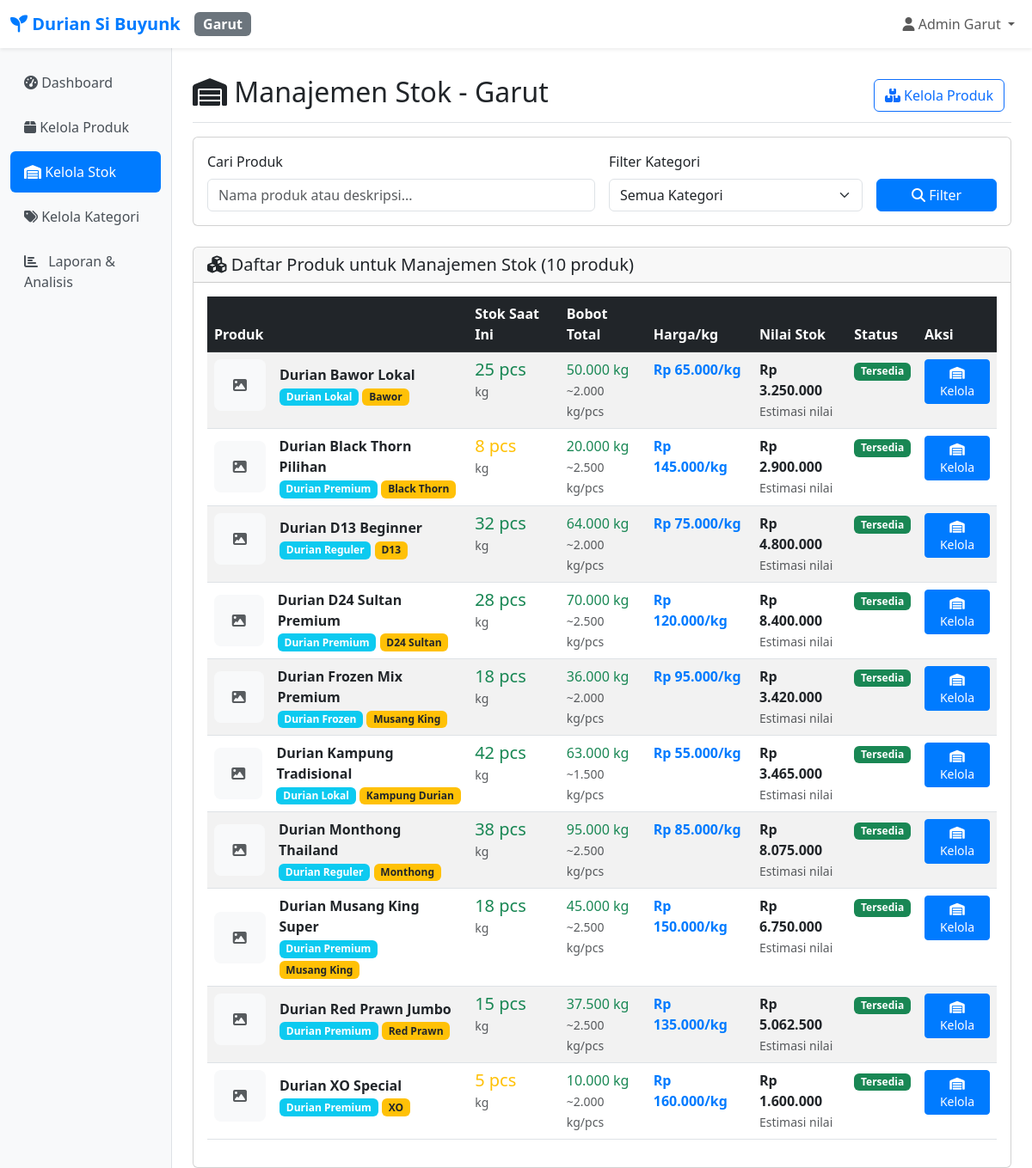
/cabang/garut/manajemen-stok/index.php (signed in), run on the app's committed database.
### tables this page shows
CREATE TABLE `users` (
  `id` int(11) NOT NULL,
  `username` varchar(50) NOT NULL,
  `password` varchar(255) NOT NULL,
  `nama_lengkap` varchar(100) NOT NULL,
  `cabang_id` int(11) NOT NULL,
  `role` enum('admin') DEFAULT 'admin',
  `created_at` timestamp NOT NULL DEFAULT current_timestamp(),
  `updated_at` timestamp NOT NULL DEFAULT current_timestamp() ON UPDATE current_timestamp()
);

CREATE TABLE `cabang` (
  `id` int(11) NOT NULL,
  `nama_cabang` varchar(50) NOT NULL,
  `kode_cabang` varchar(10) NOT NULL,
  `alamat` text DEFAULT NULL,
  `telepon` varchar(20) DEFAULT NULL,
  `created_at` timestamp NOT NULL DEFAULT current_timestamp()
);

CREATE TABLE `produk` (
  `id` int(11) NOT NULL,
  `nama_produk` varchar(200) NOT NULL,
  `kategori_id` int(11) DEFAULT NULL,
  `jenis_durian_id` int(11) DEFAULT NULL,
  `harga` decimal(12,2) NOT NULL,
  `harga_per_kg` decimal(12,2) DEFAULT 0.00 COMMENT 'Harga per kilogram',
  `stok_tasik` int(11) DEFAULT 0,
  `stok_garut` int(11) DEFAULT 0,
  `total_kg_tasik` decimal(10,3) DEFAULT 0.000 COMMENT 'Total berat stok Tasik dalam kg',
  `total_kg_garut` decimal(10,3) DEFAULT 0.000 COMMENT 'Total berat stok Garut dalam kg',
  `total_pcs_tasik` int(11) DEFAULT 0 COMMENT 'Total pieces Tasik',
  `total_pcs_garut` int(11) DEFAULT 0 COMMENT 'Total pieces Garut',
  `satuan` varchar(20) DEFAULT 'pcs',
  `deskripsi` text DEFAULT NULL,
  `gambar` varchar(255) DEFAULT NULL,
  `status` enum('aktif','nonaktif') DEFAULT 'aktif',
  `created_at` timestamp NOT NULL DEFAULT current_timestamp(),
  `updated_at` timestamp NOT NULL DEFAULT current_timestamp() ON UPDATE current_timestamp()
);

CREATE TABLE `kategori` (
  `id` int(11) NOT NULL,
  `nama_kategori` varchar(100) NOT NULL,
  `deskripsi` text DEFAULT NULL,
  `created_at` timestamp NOT NULL DEFAULT current_timestamp()
);

CREATE TABLE `jenis_durian` (
  `id` int(11) NOT NULL,
  `nama_jenis` varchar(100) NOT NULL,
  `deskripsi` text DEFAULT NULL,
  `created_at` timestamp NOT NULL DEFAULT current_timestamp()
);

### includes/auth.php (called while the page is built, shortened)
<?php
require_once __DIR__ . '/../config/config.php';
function getCurrentUser() {
    try {
        $pdo = getConnection();
        $stmt = $pdo->prepare("SELECT u.*, c.nama_cabang, c.kode_cabang
                              FROM users u
                              JOIN cabang c ON u.cabang_id = c.id
                              WHERE u.id = ?");
        $stmt->execute([$_SESSION['user_id']]);
        return $stmt->fetch();
    } catch (Exception $e) {
        return null;
    }
}
?>

### includes/functions.php (called while the page is built, shortened)
<?php
require_once __DIR__ . '/../config/config.php';
function getProducts($cabang_id = null, $kategori_id = null, $search = null) {
    try {
        $pdo = getConnection();
        $sql = "SELECT p.*, k.nama_kategori, jd.nama_jenis,
                CASE
                    WHEN ? = 1 THEN p.stok_tasik
                    WHEN ? = 2 THEN p.stok_garut
                    ELSE (p.stok_tasik + p.stok_garut)
                END as stok
                FROM produk p
                LEFT JOIN kategori k ON p.kategori_id = k.id
                LEFT JOIN jenis_durian jd ON p.jenis_durian_id = jd.id
                WHERE p.status = 'aktif'";
        $params = [$cabang_id, $cabang_id];
        $sql .= " ORDER BY p.nama_produk";
        $stmt = $pdo->prepare($sql);
        $stmt->execute($params);
        return $stmt->fetchAll();
    } catch (Exception $e) {
        return [];
    }
}
?>

### config/config.php (called while the page is built, shortened)
<?php
function formatRupiah($amount) {
    return 'Rp ' . number_format($amount, 0, ',', '.');
}
?>

### cabang/garut/manajemen-stok/index.php (the view, shortened to what this page needs)
<?php
require_once __DIR__ . '/../../../includes/auth.php';
require_once __DIR__ . '/../../../includes/functions.php';
$kategori_id = isset($_GET['kategori']) ? (int)$_GET['kategori'] : null;
$search = isset($_GET['search']) ? sanitize($_GET['search']) : null;
$products = getProducts(CABANG_GARUT, $kategori_id, $search);
include __DIR__ . '/../../../includes/header.php';
?>
<div class="d-flex justify-content-between flex-wrap flex-md-nowrap align-items-center pt-3 pb-2 mb-3 border-bottom">
    <h1 class="h2"><i class="fas fa-warehouse"></i> Manajemen Stok - Garut</h1>
    <div class="btn-toolbar mb-2 mb-md-0">
        <div class="btn-group me-2">
            <a href="../produk/" class="btn btn-outline-primary">
                <i class="fas fa-boxes"></i> Kelola Produk
            </a>
        </div>
    </div>
</div>
<div class="card mb-4">
    <div class="card-body">
        <form method="GET" class="row g-3">
            <div class="col-md-6">
                <label for="search" class="form-label">Cari Produk</label>
                <input type="text" class="form-control" id="search" name="search"
                       placeholder="Nama produk atau deskripsi..."
                       value="<?= htmlspecialchars($search ?? '') ?>">
            </div>
            <div class="col-md-4">
                <label for="kategori" class="form-label">Filter Kategori</label>
                <select class="form-select" id="kategori" name="kategori">
                    <option value="">Semua Kategori</option>
                </select>
            </div>
            <div class="col-md-2">
                <label class="form-label">&nbsp;</label>
                <div class="d-grid">
                    <button type="submit" class="btn btn-primary">
                        <i class="fas fa-search"></i> Filter
                    </button>
                </div>
            </div>
        </form>
    </div>
</div>
<div class="card">
    <div class="card-header">
        <h5 class="mb-0">
            <i class="fas fa-cubes"></i> Daftar Produk untuk Manajemen Stok (<?= count($products) ?> produk)
        </h5>
    </div>
    <div class="card-body">
        <?php if (empty($products)): ?>
            <div class="text-center py-5">
                <i class="fas fa-box-open" style="font-size: 4rem; color: #6c757d;"></i>
                <h4 class="mt-3 text-muted">Tidak ada produk ditemukan</h4>
                <p class="text-muted">Belum ada produk atau coba ubah filter pencarian</p>
                <a href="../produk/tambah.php" class="btn btn-success">
                    <i class="fas fa-plus"></i> Tambah Produk Pertama
                </a>
            </div>
        <?php else: ?>
            <div class="table-responsive">
                <table class="table table-striped table-hover">
                    <thead class="table-dark">
                        <tr>
                            <th>Produk</th>
                            <th>Stok Saat Ini</th>
                            <th>Bobot Total</th>
                            <th>Harga/kg</th>
                            <th>Nilai Stok</th>
                            <th>Status</th>
                            <th>Aksi</th>
                        </tr>
                    </thead>
                    <tbody>
                        <?php foreach ($products as $product): ?>
                            <tr>
                                <td>
                                    <div class="d-flex align-items-center">
                                        <?php if ($product['gambar'] && file_exists("../../../public/assets/images/products/" . $product['gambar'])): ?>
                                            <img src="../../../public/assets/images/products/<?= $product['gambar'] ?>"
                                                 class="img-thumbnail me-3" style="width: 60px; height: 60px; object-fit: cover;">
                                        <?php else: ?>
                                            <div class="bg-light d-flex align-items-center justify-content-center me-3"
                                                 style="width: 60px; height: 60px; border-radius: 8px;">
                                                <i class="fas fa-image text-muted"></i>
                                            </div>
                                        <?php endif; ?>
                                        <div>
                                            <strong><?= htmlspecialchars($product['nama_produk']) ?></strong>
                                            <?php if ($product['nama_kategori']): ?>
                                                <br><span class="badge bg-info"><?= htmlspecialchars($product['nama_kategori']) ?></span>
                                            <?php endif; ?>
                                            <?php if ($product['nama_jenis']): ?>
                                                <span class="badge bg-warning text-dark"><?= htmlspecialchars($product['nama_jenis']) ?></span>
                                            <?php endif; ?>
                                        </div>
                                    </div>
                                </td>
                                <td>
                                    <span class="h5 <?= $product['stok'] < 5 ? 'text-danger' : ($product['stok'] < 10 ? 'text-warning' : 'text-success') ?>">
                                        <?= $product['stok'] ?> pcs
                                    </span>
                                    <br><small class="text-muted"><?= htmlspecialchars($product['satuan']) ?></small>
                                </td>
                                <td>
                                    <span class="h6 text-success">
                                        <?= number_format($product['total_kg_garut'], 3) ?> kg
                                    </span>
                                    <?php if ($product['stok'] > 0): ?>
                                        <br><small class="text-muted">
                                            ~<?= number_format($product['total_kg_garut'] / $product['stok'], 3) ?> kg/pcs
                                        </small>
                                    <?php endif; ?>
                                </td>
                                <td>
                                    <?php if ($product['harga_per_kg']): ?>
                                        <span class="text-primary fw-bold">
                                            <?= formatRupiah($product['harga_per_kg']) ?>/kg
                                        </span>
                                    <?php else: ?>
                                        <span class="text-muted">-</span>
                                    <?php endif; ?>
                                </td>
                                <td>
                                    <?php if ($product['harga_per_kg'] && $product['total_kg_garut']): ?>
                                        <span class="fw-bold text-dark">
                                            <?= formatRupiah($product['harga_per_kg'] * $product['total_kg_garut']) ?>
                                        </span>
                                        <br><small class="text-muted">Estimasi nilai</small>
                                    <?php else: ?>
                                        <span class="text-muted">-</span>
                                    <?php endif; ?>
                                </td>
                                <td>
                                    <?php if ($product['stok'] == 0): ?>
                                        <span class="badge bg-danger">Habis</span>
                                    <?php elseif ($product['stok'] < 5): ?>
                                        <span class="badge bg-warning">Menipis</span>
                                    <?php else: ?>
                                        <span class="badge bg-success">Tersedia</span>
                                    <?php endif; ?>
                                </td>
                                <td>
                                    <button type="button" class="btn btn-primary btn-sm"
                                            onclick="openStockModal(<?= $product['id'] ?>, '<?= htmlspecialchars($product['nama_produk']) ?>', <?= $product['stok'] ?>, <?= $product['total_kg_garut'] ?>)"
                                            title="Kelola Stok">
                                        <i class="fas fa-warehouse"></i> Kelola
                                    </button>
                                </td>
                            </tr>
                        <?php endforeach; ?>
                    </tbody>
                </table>
            </div>
        <?php endif; ?>
    </div>
</div>
<?php include __DIR__ . '/../../../includes/footer.php'; ?>
</body>
</html>

### includes/header.php (shortened to what this page needs)
<?php
require_once __DIR__ . '/../config/config.php';
require_once __DIR__ . '/auth.php';
$currentUser = getCurrentUser();
$branchName = $currentUser ? $currentUser['nama_cabang'] : '';
?>
<!DOCTYPE html>
<html lang="id">
<head>
    <link href="https://cdn.jsdelivr.net/npm/bootstrap@5.3.0/dist/css/bootstrap.min.css" rel="stylesheet">
    <link href="https://cdnjs.cloudflare.com/ajax/libs/font-awesome/6.4.0/css/all.min.css" rel="stylesheet">
</head>
<body>
    <nav class="navbar navbar-expand-lg navbar-light bg-white shadow-sm">
        <div class="container-fluid">
            <a class="navbar-brand" href="dashboard.php">
                <i class="fas fa-seedling"></i> <?= APP_NAME ?>
            </a>
            <span class="badge bg-secondary fs-6"><?= $branchName ?></span>
            <div class="navbar-nav ms-auto">
                <div class="nav-item dropdown">
                    <a class="nav-link dropdown-toggle" href="#" id="navbarDropdown" role="button" data-bs-toggle="dropdown">
                        <i class="fas fa-user"></i> <?= $currentUser['nama_lengkap'] ?? 'User' ?>
                    </a>
                </div>
            </div>
        </div>
    </nav>
    <div class="container-fluid">
        <div class="row">
            <nav class="col-md-3 col-lg-2 d-md-block sidebar">
                <div class="position-sticky pt-3">
                    <ul class="nav flex-column">
                        <li class="nav-item">
                            <a class="nav-link <?= basename($_SERVER['PHP_SELF']) == 'dashboard.php' ? 'active' : '' ?>" href="../dashboard.php">
                                <i class="fas fa-tachometer-alt"></i> Dashboard
                            </a>
                        </li>
                        <li class="nav-item">
                            <a class="nav-link <?= strpos($_SERVER['PHP_SELF'], '/produk/') !== false ? 'active' : '' ?>" href="../produk/">
                                <i class="fas fa-box"></i> Kelola Produk
                            </a>
                        </li>
                        <li class="nav-item">
                            <a class="nav-link <?= strpos($_SERVER['PHP_SELF'], '/manajemen-stok/') !== false ? 'active' : '' ?>" href="../manajemen-stok/">
                                <i class="fas fa-warehouse"></i> Kelola Stok
                            </a>
                        </li>
                        <li class="nav-item">
                            <a class="nav-link <?= strpos($_SERVER['PHP_SELF'], '/kategori/') !== false ? 'active' : '' ?>" href="../kategori/">
                                <i class="fas fa-tags"></i> Kelola Kategori
                            </a>
                        </li>
                        <li class="nav-item">
                            <a class="nav-link <?= strpos($_SERVER['PHP_SELF'], '/laporan/') !== false ? 'active' : '' ?>" href="../laporan/">
                                <i class="fas fa-chart-bar me-2"></i>
                                Laporan & Analisis
                            </a>
                        </li>
                    </ul>
                </div>
            </nav>
            <main class="col-md-9 ms-sm-auto col-lg-10 px-md-4">
                <div class="pt-3">

### data on the page
users: cabang.nama_cabang "Garut", nama_lengkap "Admin Garut"
produk: nama_produk "Durian Bawor Lokal", kategori.nama_kategori "Durian Lokal", jenis_durian.nama_jenis "Bawor", stok "25", satuan "kg", total_kg_garut "50.000", stok "2.000", harga_per_kg "Rp 65.000", formatRupiah($product['harga_per_kg'] * $product['total_kg_garut']) "Rp 3.250.000"
produk: nama_produk "Durian Black Thorn Pilihan", kategori.nama_kategori "Durian Premium", jenis_durian.nama_jenis "Black Thorn", stok "8", satuan "kg", total_kg_garut "20.000", stok "2.500", harga_per_kg "Rp 145.000", formatRupiah($product['harga_per_kg'] * $product['total_kg_garut']) "Rp 2.900.000"
produk: nama_produk "Durian D13 Beginner", kategori.nama_kategori "Durian Reguler", jenis_durian.nama_jenis "D13", stok "32", satuan "kg", total_kg_garut "64.000", stok "2.000", harga_per_kg "Rp 75.000", formatRupiah($product['harga_per_kg'] * $product['total_kg_garut']) "Rp 4.800.000"
produk: nama_produk "Durian D24 Sultan Premium", kategori.nama_kategori "Durian Premium", jenis_durian.nama_jenis "D24 Sultan", stok "28", satuan "kg", total_kg_garut "70.000", stok "2.500", harga_per_kg "Rp 120.000", formatRupiah($product['harga_per_kg'] * $product['total_kg_garut']) "Rp 8.400.000"
produk: nama_produk "Durian Frozen Mix Premium", kategori.nama_kategori "Durian Frozen", jenis_durian.nama_jenis "Musang King", stok "18", satuan "kg", total_kg_garut "36.000", stok "2.000", harga_per_kg "Rp 95.000", formatRupiah($product['harga_per_kg'] * $product['total_kg_garut']) "Rp 3.420.000"
produk: nama_produk "Durian Kampung Tradisional", kategori.nama_kategori "Durian Lokal", jenis_durian.nama_jenis "Kampung Durian", stok "42", satuan "kg", total_kg_garut "63.000", stok "1.500", harga_per_kg "Rp 55.000", formatRupiah($product['harga_per_kg'] * $product['total_kg_garut']) "Rp 3.465.000"
produk: nama_produk "Durian Monthong Thailand", kategori.nama_kategori "Durian Reguler", jenis_durian.nama_jenis "Monthong", stok "38", satuan "kg", total_kg_garut "95.000", stok "2.500", harga_per_kg "Rp 85.000", formatRupiah($product['harga_per_kg'] * $product['total_kg_garut']) "Rp 8.075.000"
produk: nama_produk "Durian Musang King Super", kategori.nama_kategori "Durian Premium", jenis_durian.nama_jenis "Musang King", stok "18", satuan "kg", total_kg_garut "45.000", stok "2.500", harga_per_kg "Rp 150.000", formatRupiah($product['harga_per_kg'] * $product['total_kg_garut']) "Rp 6.750.000"
produk: nama_produk "Durian Red Prawn Jumbo", kategori.nama_kategori "Durian Premium", jenis_durian.nama_jenis "Red Prawn", stok "15", satuan "kg", total_kg_garut "37.500", stok "2.500", harga_per_kg "Rp 135.000", formatRupiah($product['harga_per_kg'] * $product['total_kg_garut']) "Rp 5.062.500"
produk: nama_produk "Durian XO Special", kategori.nama_kategori "Durian Premium", jenis_durian.nama_jenis "XO", stok "5", satuan "kg", total_kg_garut "10.000", stok "2.000", harga_per_kg "Rp 160.000", formatRupiah($product['harga_per_kg'] * $product['total_kg_garut']) "Rp 1.600.000"

### other printed values
APP_NAME "Durian Si Buyunk"
count($products) "10"
